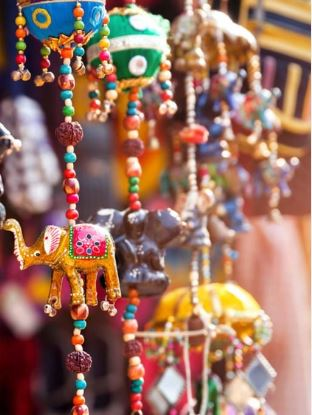
#> input picture test _img/asvas.JPG, 312 x 415 px
$ python imageDifference.py
#> lines starting #> are read from the running program, lines starting #| are printed output that depends on the picture
import os # for the good purpose of trying and watching that can we use pillow or not??

try:
  import PIL
except ImportError:
  print ("Trying to Install required module: PIL\n")
  os.system(' python -m pip install Pillow')
#--above lines try to install pil module if not present
#--if all went well, import required module again (for global access and charity)
from PIL import Image , ImageChops
import tkinter as tk
from tkinter import filedialog
#tkniter window creation
root = tk.Tk()
root.withdraw()
#prompting for file paths
file_path1 = filedialog.askopenfilename()
#> the answer given: test _img/asvas.JPG
file_path2 = filedialog.askopenfilename()
#> the answer given: test _img/image1.JPG
#printing the file paths (not sure why i did that but meh)
#print (file_path1)
#print (file_path2)
#and finally using pillow to load them up for the processing
im1=Image.open(file_path1)
#> im1 is the input picture: PIL image 312x415 RGB; mean R, G, B 154.3, 114.6, 98.9
im2=Image.open(file_path2)
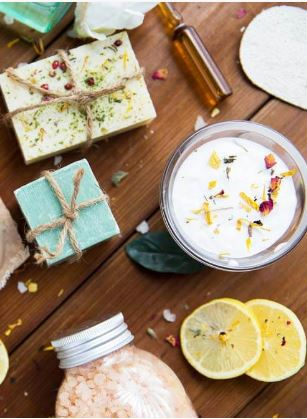
#> input picture test _img/image1.JPG, 307 x 419 px
#> im2 is the input picture: PIL image 307x419 RGB; mean R, G, B 162, 142.3, 119.3
#im1.show()
#im2.show()
#testting the images for differnce
Test=ImageChops.difference(im1,im2)
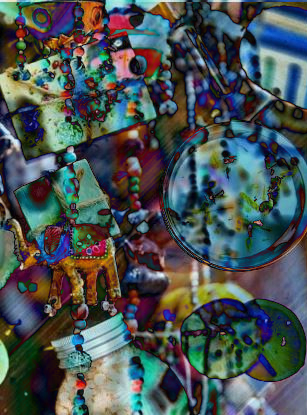
#> Test: PIL image 307x415 RGB; mean R, G, B 73, 83, 83.4
if Test.getbbox():
    Test.show()

#so that's all. I do think that this is kinda a baby one but
#we gotta start somewhere . lets see
